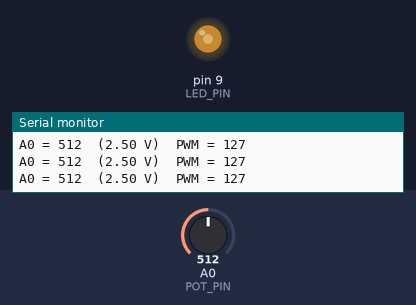
The sketch below on a simulated Arduino Uno, built with avr-gcc and run on an emulated ATmega328P. Shown: output pins drawn as LEDs (lit = HIGH), the last lines printed to the serial monitor. The test bench sets the inputs (shaded band); at power-on: A0 (POT_PIN) = 512.

Above: at 1.2 s.
1.3 s: A0 (POT_PIN) set to 716
At 1.7 s:
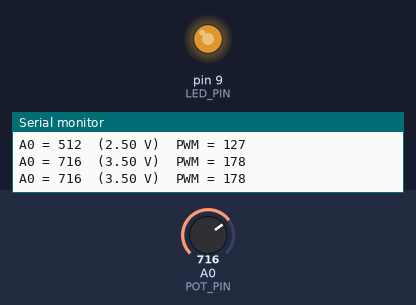
2.9 s: A0 (POT_PIN) set to 900
At 4.2 s:
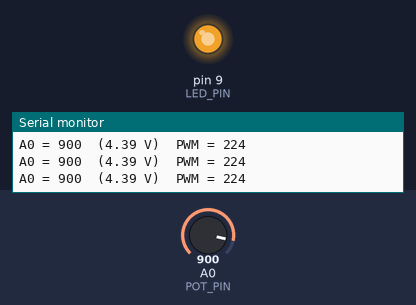
4.5 s: A0 (POT_PIN) set to 122
At 5.8 s:
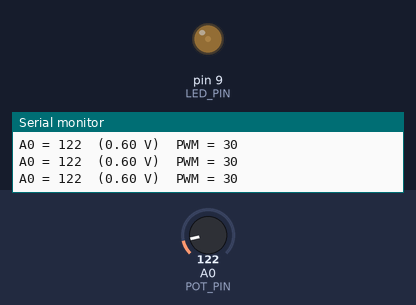
6.1 s: A0 (POT_PIN) set to 0
At 7.4 s:
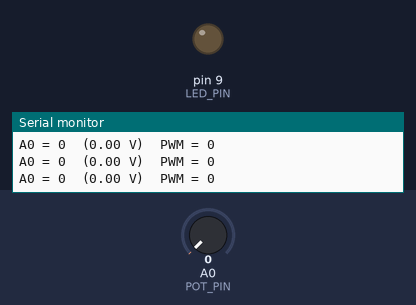
7.7 s: A0 (POT_PIN) set to 511
At 8.9 s:
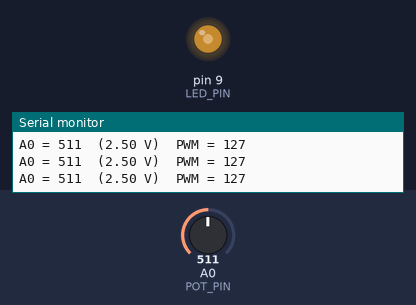
Timing chart, 0 to 10.3 s (numbered marks = the images above; inputs shaded):
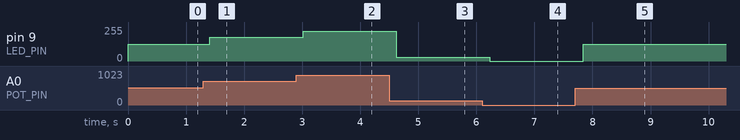

Measured:
- after the input at 1.3 s, pin 9 (LED_PIN): 127/255 → 178/255 after 0.11 s
- after the input at 2.9 s, pin 9 (LED_PIN): 178/255 → 224/255 after 0.12 s
- after the input at 4.5 s, pin 9 (LED_PIN): 224/255 → 30/255 after 0.12 s
- after the input at 6.1 s, pin 9 (LED_PIN): 30/255 → 0/255 after 0.13 s
- after the input at 7.7 s, pin 9 (LED_PIN): 0/255 → 127/255 after 0.14 s

The sketch:

potansiyometre.ino
```cpp
// Potansiyometreyle parlaklık: A0'daki gerilim (0–5 V) analogRead ile 0–1023 arası bir sayıya
// çevrilir, LED'in PWM değerine (0–255) ölçeklenir ve Seri ekrana yazılır.
const int POT_PIN = A0;
const int LED_PIN = 9;

void setup() {
  Serial.begin(9600);
  pinMode(LED_PIN, OUTPUT);
}

void loop() {
  int reading = analogRead(POT_PIN);
  int brightness = map(reading, 0, 1023, 0, 255);
  analogWrite(LED_PIN, brightness);
  Serial.print("A0 = ");
  Serial.print(reading);
  Serial.print("  (");
  Serial.print(reading * 5.0 / 1024.0, 2);
  Serial.print(" V)  PWM = ");
  Serial.println(brightness);
  delay(200);
}
```
